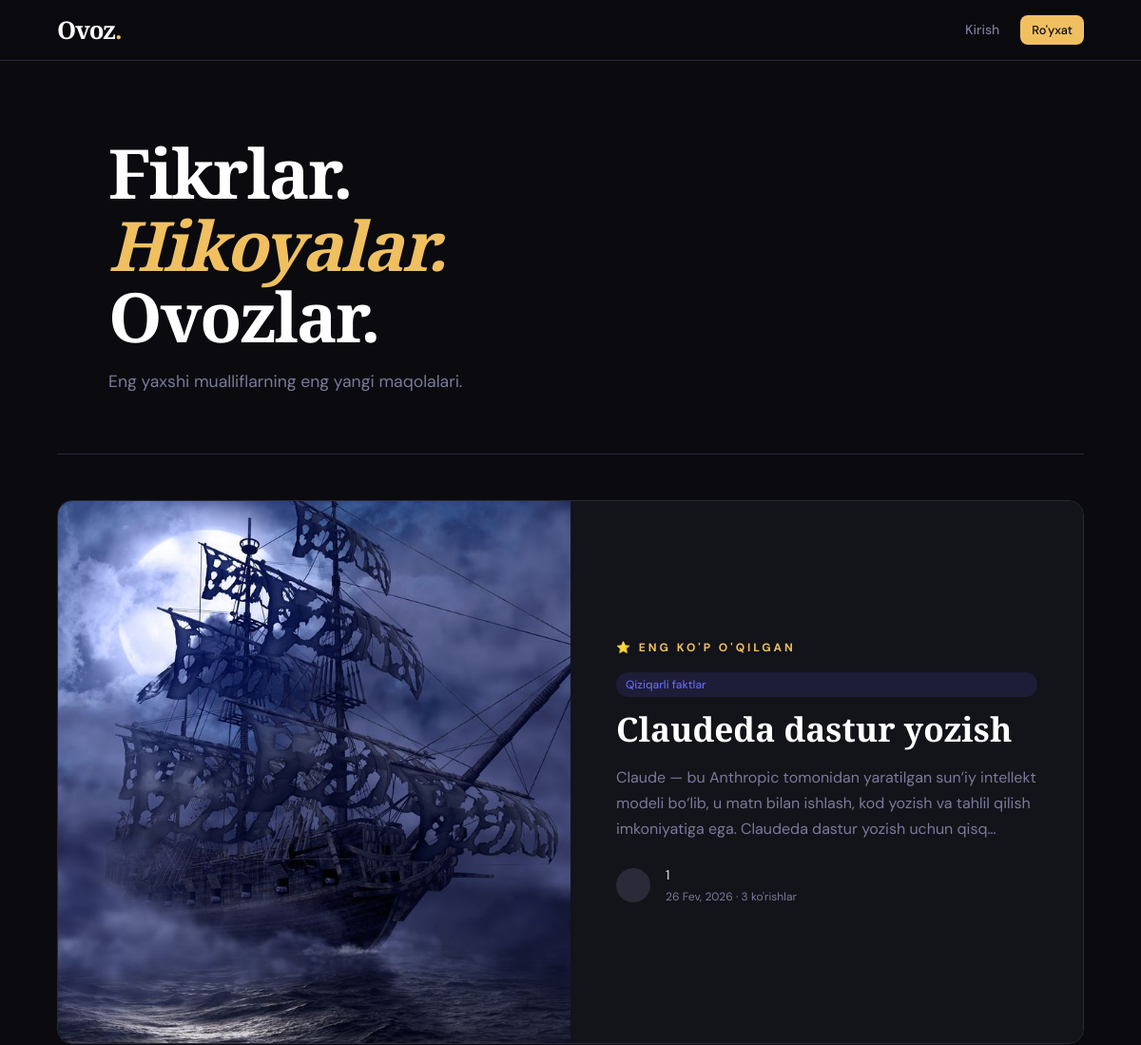
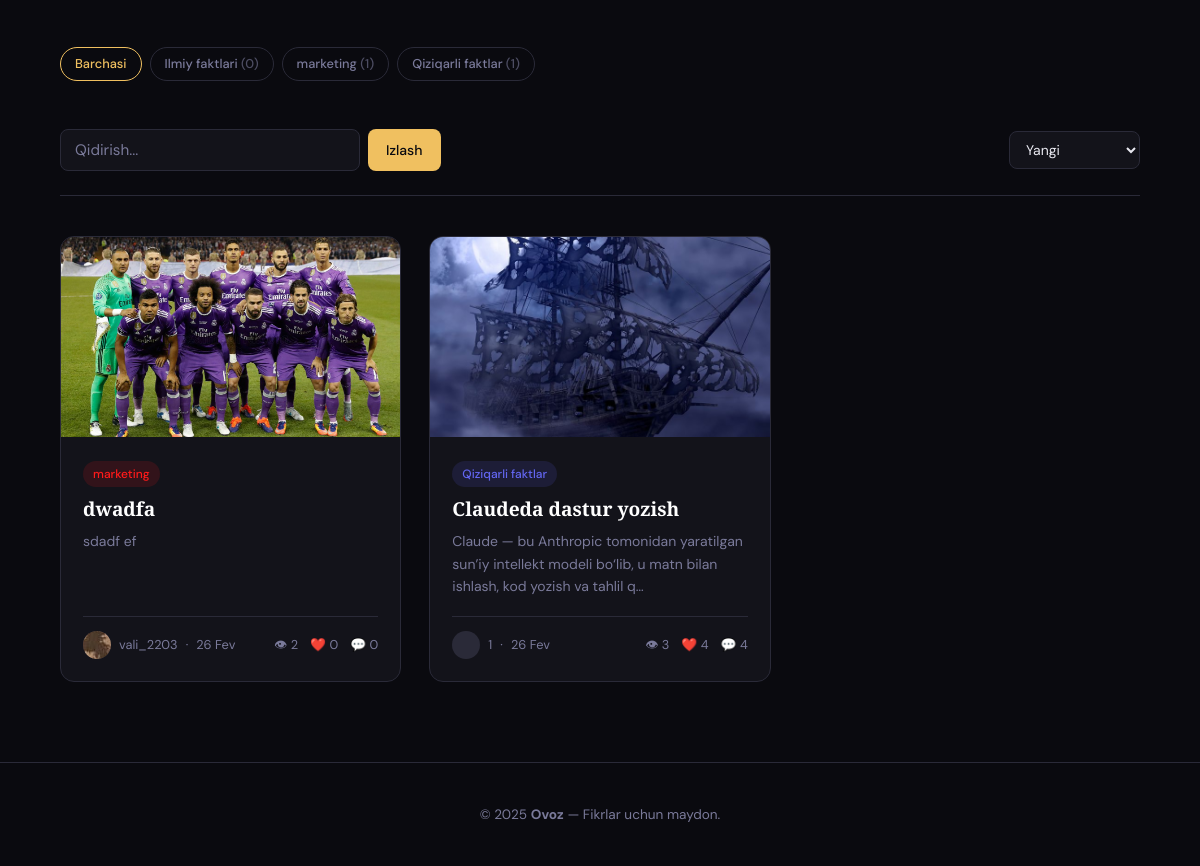
The page / on the database its author committed (2 pictures, top to bottom).
### posts/models.py (models this page shows, shortened)
class Post(models.Model):
    STATUS_CHOICES = [
        ('draft', 'Qoralama'),
        ('published', 'Chop etilgan'),
    ]
    author = models.ForeignKey(
        User, on_delete=models.CASCADE,
        related_name='posts', verbose_name="Muallif"
    )
    category = models.ForeignKey(
        Category, on_delete=models.SET_NULL,
        null=True, blank=True,
        related_name='posts', verbose_name="Kategoriya"
    )
    title = models.CharField(max_length=250, verbose_name="Sarlavha")
    slug = models.SlugField(max_length=250, unique=True, blank=True)
    excerpt = models.TextField(
        max_length=500, blank=True,
        verbose_name="Qisqa tavsif",
        help_text="Bo'sh qoldirilsa, kontentdan avtomatik olinadi"
    )
    content = RichTextUploadingField(verbose_name="Kontent")
    cover_image = models.ImageField(
        upload_to='posts/covers/%Y/%m/',
        blank=True, null=True,
        verbose_name="Muqova rasmi"
    )
    status = models.CharField(
        max_length=10, choices=STATUS_CHOICES,
        default='draft', verbose_name="Holat"
    )
    is_published = models.BooleanField(default=False, verbose_name="Chop etilganmi")
    views_count = models.PositiveIntegerField(default=0, verbose_name="Ko'rishlar")
    created_at = models.DateTimeField(auto_now_add=True)
    updated_at = models.DateTimeField(auto_now=True)
    class Meta:
        verbose_name = "Post"
        verbose_name_plural = "Postlar"
        ordering = ['-created_at']
    def get_absolute_url(self):
        return reverse('post_detail', kwargs={'slug': self.slug})

class Category(models.Model):
    name = models.CharField(max_length=100, unique=True, verbose_name="Nomi")
    slug = models.SlugField(max_length=100, unique=True, blank=True)
    description = models.TextField(blank=True, verbose_name="Tavsif")
    color = models.CharField(max_length=7, default='#6366f1', verbose_name="Rang (HEX)")
    created_at = models.DateTimeField(auto_now_add=True)
    class Meta:
        verbose_name = "Kategoriya"
        verbose_name_plural = "Kategoriyalar"
        ordering = ['name']
    def get_absolute_url(self):
        return reverse('category_posts', kwargs={'slug': self.slug})

### accounts/models.py (models this page shows, shortened)
class Profile(models.Model):
    user = models.OneToOneField(User, on_delete=models.CASCADE, related_name='profile')
    bio = models.TextField(max_length=500, blank=True, verbose_name="Bio")
    avatar = models.ImageField(
        upload_to='avatars/',
        default='avatars/default.png',
        blank=True,
        verbose_name="Rasm"
    )
    created_at = models.DateTimeField(auto_now_add=True)
    updated_at = models.DateTimeField(auto_now=True)
    class Meta:
        verbose_name = "Profil"
        verbose_name_plural = "Profillar"

### posts/views.py (the view)
# urls.py: path('', views.PostListView.as_view(), name='post_list'),
class PostListView(ListView):
    model = Post
    template_name = 'posts/post_list.html'
    context_object_name = 'posts'
    paginate_by = 9
    def get_queryset(self):
        queryset = Post.objects.filter(
            is_published=True
        ).select_related('author', 'category', 'author__profile').annotate(
            like_count=Count('likes'),
            comment_count=Count('comments')
        )
        q = self.request.GET.get('q')
        if q:
            queryset = queryset.filter(
                Q(title__icontains=q) |
                Q(excerpt__icontains=q) |
                Q(author__username__icontains=q)
            )
        category_slug = self.request.GET.get('category')
        if category_slug:
            queryset = queryset.filter(category__slug=category_slug)
        sort = self.request.GET.get('sort', 'newest')
        if sort == 'popular':
            queryset = queryset.order_by('-views_count')
        elif sort == 'most_liked':
            queryset = queryset.order_by('-like_count')
        else:
            queryset = queryset.order_by('-created_at')
        return queryset
    def get_context_data(self, **kwargs):
        context = super().get_context_data(**kwargs)
        context['categories'] = Category.objects.annotate(
            post_count=Count('posts', filter=Q(posts__is_published=True))
        )
        context['featured_post'] = Post.objects.filter(
            is_published=True
        ).order_by('-views_count').first()
        context['current_q'] = self.request.GET.get('q', '')
        context['current_sort'] = self.request.GET.get('sort', 'newest')
        context['current_category'] = self.request.GET.get('category', '')
        return context

### templates/posts/post_list.html (shortened to what this page needs)
{% extends 'base.html' %}
{% block content %}
<div class="container">
    <div class="hero">
        <h1>Fikrlar.<br><em>Hikoyalar.</em><br>Ovozlar.</h1>
        <p>Eng yaxshi mualliflarning eng yangi maqolalari.</p>
    </div>
    {% if featured_post and not current_q %}
    <div class="featured">
        <div class="featured-img">
            {% if featured_post.cover_image %}
                <img src="{{ featured_post.cover_image.url }}" alt="{{ featured_post.title }}">
            {% else %}
                <div class="no-img">📖</div>
            {% endif %}
        </div>
        <div class="featured-body">
            <div class="featured-label">⭐ Eng ko'p o'qilgan</div>
            {% if featured_post.category %}
                <a class="tag mb-2" href="{{ featured_post.category.get_absolute_url }}"
                   style="background:{{ featured_post.category.color }}22; color:{{ featured_post.category.color }}; margin-bottom:12px;">
                    {{ featured_post.category.name }}
                </a>
            {% endif %}
            <a class="featured-title" href="{{ featured_post.get_absolute_url }}">
                {{ featured_post.title }}
            </a>
            <p class="featured-excerpt">{{ featured_post.excerpt|truncatechars:180 }}</p>
            <div class="featured-meta">
                <div class="avatar-sm">
                </div>
                <div>
                    <div style="font-size:0.875rem; color:var(--text);">{{ featured_post.author.get_full_name|default:featured_post.author.username }}</div>
                    <div style="font-size:0.75rem; color:var(--text-muted);">{{ featured_post.created_at|date:"d M, Y" }} · {{ featured_post.views_count }} ko'rishlar</div>
                </div>
            </div>
        </div>
    </div>
    {% endif %}
    {% if categories %}
    <div class="category-pills">
        <a class="category-pill {% if not current_category %}active{% endif %}" href="?sort={{ current_sort }}">Barchasi</a>
        {% for cat in categories %}
        <a class="category-pill {% if current_category == cat.slug %}active{% endif %}"
           href="?category={{ cat.slug }}&sort={{ current_sort }}">
            {{ cat.name }} <span style="opacity:0.6;">({{ cat.post_count }})</span>
        </a>
        {% endfor %}
    </div>
    {% endif %}
    <div class="filters">
        <form class="search-box" method="get">
            <input type="text" name="q" value="{{ current_q }}" placeholder="Qidirish..." class="form-input" style="max-width:300px;">
            <button type="submit" class="btn btn-primary">Izlash</button>
        </form>
        <form method="get">
            <select name="sort" class="sort-select" onchange="this.form.submit()">
                <option value="newest" {% if current_sort == 'newest' %}selected{% endif %}>Yangi</option>
            </select>
        </form>
    </div>
    {% if posts %}
    <div class="posts-grid">
        {% for post in posts %}
        <article class="post-card">
            <div class="card-img">
                {% if post.cover_image %}
                    <img src="{{ post.cover_image.url }}" alt="{{ post.title }}">
                {% else %}
                    <div class="no-img">📝</div>
                {% endif %}
            </div>
            <div class="card-body">
                {% if post.category %}
                <div class="card-category">
                    <a class="tag" href="{{ post.category.get_absolute_url }}"
                       style="background:{{ post.category.color }}22; color:{{ post.category.color }};">
                        {{ post.category.name }}
                    </a>
                </div>
                {% endif %}
                <a class="card-title" href="{{ post.get_absolute_url }}">{{ post.title }}</a>
                <p class="card-excerpt">{{ post.excerpt|truncatechars:120 }}</p>
                <div class="card-footer">
                    <div class="card-author">
                        <div class="avatar-sm" style="width:28px;height:28px;font-size:0.75rem;">
                            {% if post.author.profile.avatar %}
                                <img src="{{ post.author.profile.avatar.url }}" alt="">
                            {% else %}👤{% endif %}
                        </div>
                        <span>{{ post.author.username }}</span>
                        <span>·</span>
                        <span>{{ post.created_at|date:"d M" }}</span>
                    </div>
                    <div class="card-stats">
                        <span>👁 {{ post.views_count }}</span>
                        <span>❤️ {{ post.like_count }}</span>
                        <span>💬 {{ post.comment_count }}</span>
                    </div>
                </div>
            </div>
        </article>
        {% endfor %}
    </div>
    {% endif %}
</div>
{% endblock %}

### templates/base.html (shortened to what this page needs)
<!DOCTYPE html>
<html lang="uz">
<head>
</head>
<body>
<nav class="navbar">
    <a class="navbar-brand" href="{% url 'post_list' %}">Ovoz<span>.</span></a>
    <div class="navbar-nav">
        {% if user.is_authenticated %}
            <a class="btn btn-primary btn-sm" href="{% url 'post_create' %}">+ Yozish</a>
            <a class="nav-link" href="{% url 'profile' %}">{{ user.username }}</a>
            <form method="post" action="{% url 'logout' %}" style="display:inline;">
                {% csrf_token %}
                <button type="submit" class="btn btn-ghost btn-sm">Chiqish</button>
            </form>
        {% else %}
            <a class="nav-link" href="{% url 'login' %}">Kirish</a>
            <a class="btn btn-primary btn-sm" href="{% url 'register' %}">Ro'yxat</a>
        {% endif %}
    </div>
</nav>
{% block content %}{% endblock %}
<footer>
    <p>© 2025 <strong>Ovoz</strong> — Fikrlar uchun maydon.</p>
</footer>
</body>
</html>

### rows shown on the page
Post: cover_image (picture), category.name "Qiziqarli faktlar", title "Claudeda dastur yozish", excerpt "Claude — bu Anthropic tomonidan yaratilgan sun’iy intellekt modeli bo‘lib, u matn bilan ishlash, kod yozish va tahlil qilish imkoniyatiga ega. Claudeda dastur yozish uchun qisq…", author.get_full_name "1", created_at "26 Fev, 2026", views_count "3", excerpt "Claude — bu Anthropic tomonidan yaratilgan sun’iy intellekt modeli bo‘lib, u matn bilan ishlash, kod yozish va tahlil q…", author.username "1", created_at "26 Fev", like_count "4", comment_count "4"
Category: name "Ilmiy faktlari", post_count "0"
Category: name "marketing", post_count "1"
Category: name "Qiziqarli faktlar", post_count "1"
Post: cover_image (picture), category.name "marketing", title "dwadfa", excerpt "sdadf ef", author.profile.avatar (picture), author.username "vali_2203", created_at "26 Fev", views_count "2", like_count "0", comment_count "0"
